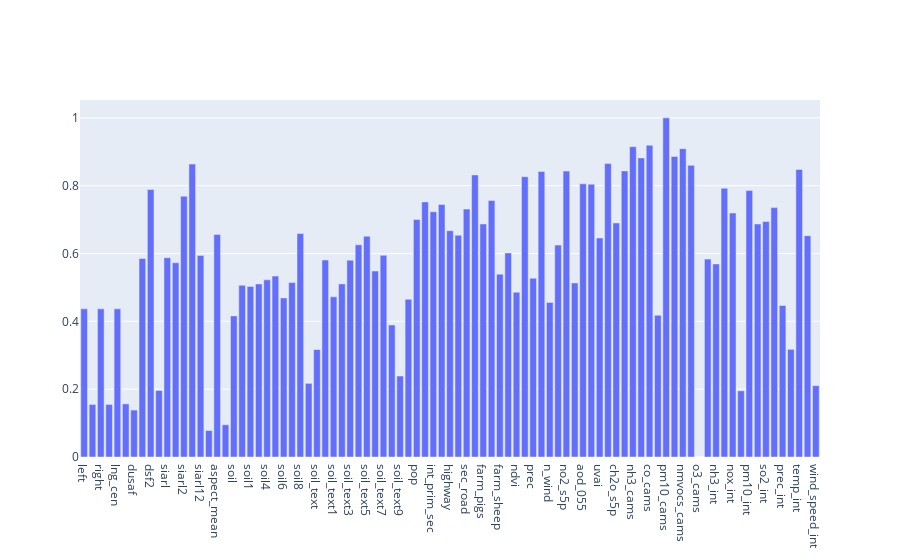

Notebook cell for this chart:
### Markdown cell above
### Kendall tau
As the Spearmanr correlation coefficient, is based on the ranks of data.
In most of the situations, the interpretations of Kendall’s tau and Spearman’s rank correlation coefficient are very similar and thus invariably lead to the same inferences.
The algorithm evaluate the index for each feature variable.

### Code cell
score_results['kendall'] = m.kendall(X, Y, RESULTS_NORMALIZED)

### Figure 1 — Plotly figure (JSON) as saved in the notebook; plotly's stock layout.template omitted (floating-point values rounded to 4 significant figures)
{"data": [{"x": ["left", "bottom", "right", "top", "lng_cen", "lat_cen", "dusaf", "dusafSum", "dsf2", "dsf3", "siarl", "siarlSum", "siarl2", "siarl9", "siarl12", "h_mean", "aspect_mean", "slope_mean", "soil", "soilSum", "soil1", "soil2", "soil4", "soil5", "soil6", "soil7", "soil8", "soil9", "soil_text", "soilTextSum", "soil_text1", "soil_text2", "soil_text3", "soil_text4", "soil_text5", "soil_text6", "soil_text7", "soil_text8", "soil_text9", "soil_text10", "pop", "int_prim", "int_prim_sec", "int_sec", "highway", "prim_road", "sec_road", "farms", "farm_pigs", "farm_poultry", "farm_sheep", "soil_moist", "ndvi", "temp_2m", "prec", "press", "n_wind", "e_wind", "no2_s5p", "so2_s5p", "aod_055", "aod_047", "uvai", "co_s5p", "ch2o_s5p", "o3_s5p", "nh3_cams", "no_cams", "co_cams", "dust_cams", "pm10_cams", "no2_cams", "nmvocs_cams", "so2_cams", "o3_cams", "co_int", "nh3_int", "no2_int", "nox_int", "o3_int", "pm10_int", "pm25_int", "so2_int", "air_hum_int", "prec_int", "rad_glob_int", "temp_int", "wind_dir_int", "wind_speed_int"], "y": [0.4368, 0.155, 0.4368, 0.155, 0.4368, 0.1567, 0.1384, 0.5853, 0.7885, 0.1962, 0.5879, 0.5727, 0.7691, 0.8637, 0.5941, 0.07794, 0.656, 0.09508, 0.4161, 0.5063, 0.503, 0.5102, 0.5223, 0.5333, 0.4691, 0.5142, 0.6588, 0.2172, 0.3169, 0.5808, 0.4722, 0.5104, 0.5804, 0.6258, 0.6509, 0.5483, 0.5946, 0.3893, 0.2388, 0.465, 0.7002, 0.7522, 0.7231, 0.7443, 0.6672, 0.6538, 0.7309, 0.8316, 0.6872, 0.7561, 0.5392, 0.6018, 0.4855, 0.8265, 0.527, 0.8419, 0.4559, 0.6248, 0.8429, 0.5131, 0.8054, 0.8044, 0.6459, 0.8653, 0.6901, 0.8436, 0.915, 0.882, 0.9192, 0.4178, 1.0, 0.8861, 0.9092, 0.86, 0.0, 0.5835, 0.5693, 0.7924, 0.7193, 0.1952, 0.7857, 0.687, 0.6943, 0.7354, 0.4468, 0.3175, 0.8478, 0.6525, 0.2102], "type": "bar"}], "layout": {}}
